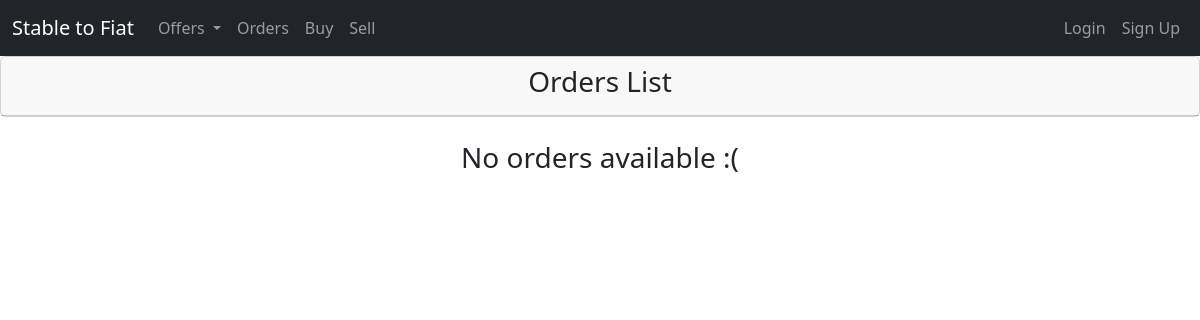
/oders_list/, run on an earlier commit of the app's database.
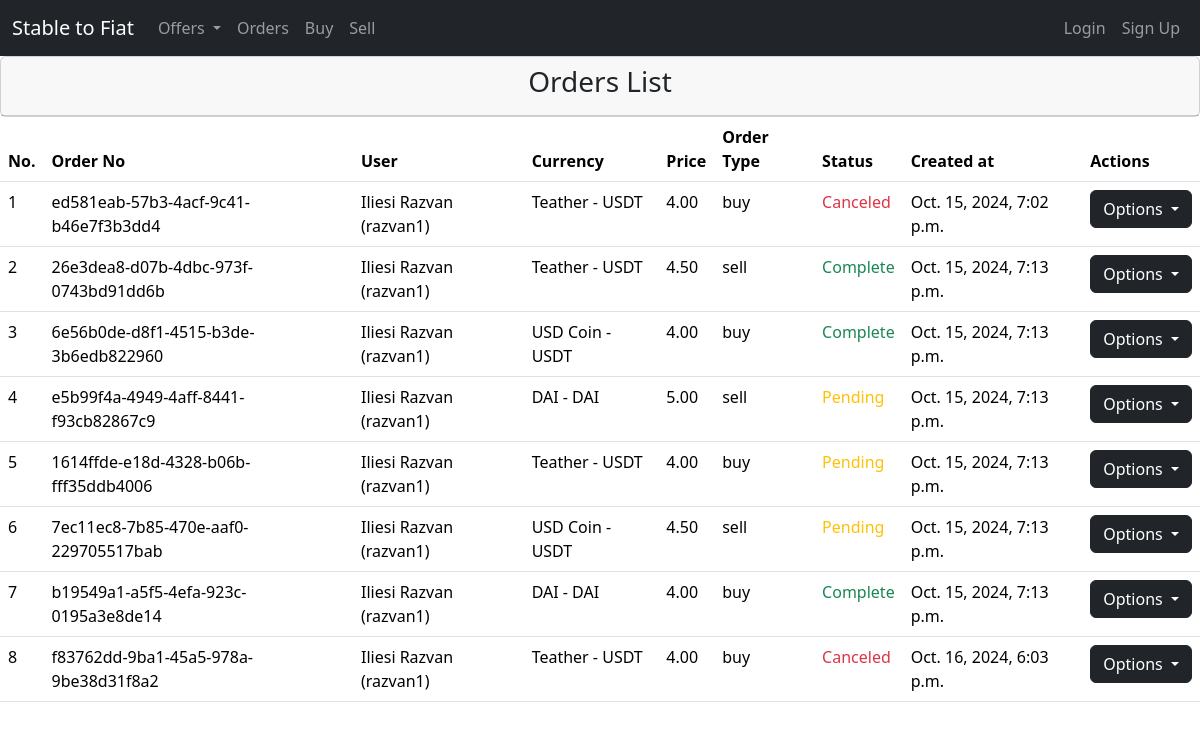
And on a later commit of the database.
### orders/models.py (models this page shows, shortened)
class Order(models.Model):
    type_option = [
        ("sell", "Buy"),
        ("buy", "Sell"),
    ]
    status_option = [
        ("complete", "Complete"),
        ("pending", "Pending"),
        ("canceled", "Canceled"),
    ]
    id = models.UUIDField(primary_key=True, default=uuid.uuid4, editable=False)
    user_kyc = models.ForeignKey(UserKYC, on_delete=models.CASCADE, related_name='orders')
    offer = models.ForeignKey(Offer, on_delete=models.CASCADE, related_name='orders')
    quantity = models.DecimalField(max_digits=10, decimal_places=2)
    price = models.DecimalField(max_digits=10, decimal_places=2)
    created_at = models.DateTimeField(auto_now_add=True)
    order_type = models.CharField(max_length=10, choices=type_option)
    status = models.CharField(max_length=10, choices=status_option, default="pending")

### users/models.py (models this page shows)
class UserKYC(models.Model):
    user = models.OneToOneField(User, on_delete=models.CASCADE)
    address = models.TextField(max_length=500)
    city = models.CharField(max_length=50)
    state = models.CharField(max_length=50)
    country = models.CharField(max_length=50)
    phone_number = models.CharField(max_length=20)
    personal_id = models.ImageField(upload_to='users_ids/')
    is_verified = models.BooleanField(default=False)
    def __str__(self):
        return f"{self.user.get_full_name()} ({self.user.username})"

### offers/models.py (models this page shows)
class Offer(models.Model):
    active_option = [
        (True, "Online"),
        (False, "Offline"),
    ]
    name = models.CharField(max_length=100)
    logo = models.ImageField()
    abbreviation = models.CharField(max_length=10)
    sell_price = models.DecimalField(max_digits=10, decimal_places=2)
    buy_price = models.DecimalField(max_digits=10, decimal_places=2)
    stock = models.DecimalField(max_digits=10, decimal_places=2)
    active = models.BooleanField(choices=active_option)
    created_at = models.DateTimeField(auto_now_add=True, null=True)
    updated_at = models.DateTimeField(auto_now=True, null=True)
    def __str__(self):
        return f"{self.name} - {self.abbreviation}"

### orders/views.py (the view)
# urls.py: path("oders_list/", views.OrderListView.as_view(), name='order-list'),
class OrderListView(ListView):
    template_name = "orders/orders_list.html"
    model = Order
    context_object_name = "all_orders"

### templates/orders/orders_list.html (shortened to what this page needs)
{% extends "base.html" %}
{% load static %}
{% block content %}
    <div class="card">
        <div class="card-header">
            <h3 class="text-center">Orders List</h3>
        </div>
    </div>
    <div class="card-body">
        {% if all_orders %}
            <table class="table">
                <thead>
                <tr>
                    <th>No.</th>
                    <th>Order No</th>
                    <th>User</th>
                    <th>Currency</th>
                    <th>Price</th>
                    <th>Order Type</th>
                    <th>Status</th>
                    <th>Created at</th>
                    <th>Actions</th>
                </tr>
                </thead>
                <tbody>
                {% for order in all_orders %}
                    <tr>
                        <td>{{ forloop.counter }}</td>
                        <td>{{ order.id }}</td>
                        <td>{{ order.user_kyc }}</td>
                        <td>{{ order.offer }}</td>
                        <td>{{ order.price }}</td>
                        <td>{{ order.order_type }}</td>
                        <td>{% if order.status == 'pending' %}
                            <span class="text-warning">{{ order.status|capfirst }}</span>
                        {% elif order.status == 'canceled' %}
                            <span class="text-danger">{{ order.status|capfirst }}</span>
                        {% elif order.status == 'complete' %}
                            <span class="text-success">{{ order.status|capfirst }}</span>
                        {% endif %}
                        </td>
                        <td>{{ order.created_at }}</td>
                        <td>
                            <div class="dropdown">
                                <button class="btn btn-dark dropdown-toggle" type="button" id="actionDropdown"
                                        data-bs-toggle="dropdown" aria-expanded="false">
                                    Options
                                </button>
                            </div>
                        </td>
                    </tr>
                {% endfor %}
                </tbody>
            </table>
        {% else %}
            <br>
            <h3 class="text-center">No orders available :(</h3>
        {% endif %}
    </div>
{% endblock content %}

### templates/base.html (shortened to what this page needs)
<!DOCTYPE html>
<html lang="en">
<head>
    <link href="https://cdn.jsdelivr.net/npm/bootstrap@5.3.3/dist/css/bootstrap.min.css" rel="stylesheet"
>
</head>
<body>
{% include "navbar.html" %}
{% block content %} {% endblock %}
</body>
</html>

### templates/navbar.html (shortened to what this page needs)
<nav class="navbar navbar-expand-lg navbar-dark bg-dark">
    <div class="container-fluid">
        <a class="navbar-brand" href="{% url 'home' %}">Stable to Fiat</a>
        <div class="collapse navbar-collapse" id="navbarNav">
            <ul class="navbar-nav me-auto mb-2 mb-lg-0">
                <li class="nav-item dropdown">
                    <a class="nav-link dropdown-toggle" href="#" id="offersDropdown" role="button"
                       data-bs-toggle="dropdown" aria-expanded="false">
                        Offers
                    </a>
                </li>
                <li class="nav-item">
                    <a class="nav-link" href="{% url "order-list" %}">Orders</a>
                </li>
                <li class="nav-item">
                    <a class="nav-link" href="#">Buy</a>
                </li>  <li class="nav-item">
                    <a class="nav-link" href="#">Sell</a>
                </li>
            </ul>
            <ul class="navbar-nav ms-auto">
                {% if user.is_authenticated %}
                    <li class="nav-item dropdown">
                        <a class="nav-link dropdown-toggle" href="#" id="userDropdown" role="button"
                           data-bs-toggle="dropdown" aria-expanded="false">
                            {{ user.username }}
                        </a>
                        <ul class="dropdown-menu" aria-labelledby="userDropdown">
                            <li><a class="dropdown-item" href="{% url "user-profile" user.id %}">Profile</a></li>
                            <li><a class="dropdown-item" href="{% url "user-verification" %}">Account Verification </a></li>
                            <li><a class="dropdown-item" href="#">Trade History</a></li>
                            <li><a class="dropdown-item" href={% url "password_reset" %}>Change Password</a></li>
                            <li>
                                <hr class="dropdown-divider">
                            </li>
                            <li><a class="dropdown-item" href="#">Settings</a></li>
                        </ul>
                    </li>
                    <li class="nav-item">
                        <form action="{% url 'logout' %}" method="post">
                            {% csrf_token %}
                            <button type="submit" class="nav-link">Logout</button>
                        </form>
                    </li>
                {% else %}
                    <li class="nav-item">
                        <a class="nav-link" href="{% url 'login' %}">Login</a>
                    </li>
                    <li class="nav-item">
                        <a class="nav-link" href="{% url 'create-user' %}">Sign Up</a>
                    </li>
                {% endif %}
            </ul>
        </div>
    </div>
</nav>

What changed in the data, as far as the page shows it:
added Order: id "ed581eab-57b3-4acf-9c41-b46e7f3b3dd4", user_kyc "Iliesi Razvan (razvan1)", offer "Teather - USDT", price "4.00", order_type "buy", status "Canceled", created_at "Oct. 15, 2024, 7:02 p.m."
added Order: id "26e3dea8-d07b-4dbc-973f-0743bd91dd6b", user_kyc "Iliesi Razvan (razvan1)", offer "Teather - USDT", price "4.50", order_type "sell", status "Complete", created_at "Oct. 15, 2024, 7:13 p.m."
added Order: id "6e56b0de-d8f1-4515-b3de-3b6edb822960", user_kyc "Iliesi Razvan (razvan1)", offer "USD Coin - USDT", price "4.00", order_type "buy", status "Complete", created_at "Oct. 15, 2024, 7:13 p.m."
added Order: id "e5b99f4a-4949-4aff-8441-f93cb82867c9", user_kyc "Iliesi Razvan (razvan1)", offer "DAI - DAI", price "5.00", order_type "sell", status "Pending", created_at "Oct. 15, 2024, 7:13 p.m."
added Order: id "1614ffde-e18d-4328-b06b-fff35ddb4006", user_kyc "Iliesi Razvan (razvan1)", offer "Teather - USDT", price "4.00", order_type "buy", status "Pending", created_at "Oct. 15, 2024, 7:13 p.m."
added Order: id "7ec11ec8-7b85-470e-aaf0-229705517bab", user_kyc "Iliesi Razvan (razvan1)", offer "USD Coin - USDT", price "4.50", order_type "sell", status "Pending", created_at "Oct. 15, 2024, 7:13 p.m."
added Order: id "b19549a1-a5f5-4efa-923c-0195a3e8de14", user_kyc "Iliesi Razvan (razvan1)", offer "DAI - DAI", price "4.00", order_type "buy", status "Complete", created_at "Oct. 15, 2024, 7:13 p.m."
added Order: id "f83762dd-9ba1-45a5-978a-9be38d31f8a2", user_kyc "Iliesi Razvan (razvan1)", offer "Teather - USDT", price "4.00", order_type "buy", status "Canceled", created_at "Oct. 16, 2024, 6:03 p.m."
Also different on the page:
text no longer shown: "No orders available :("
text now shown: "No. Order No User Currency Price Order Type Status Created at Actions"
